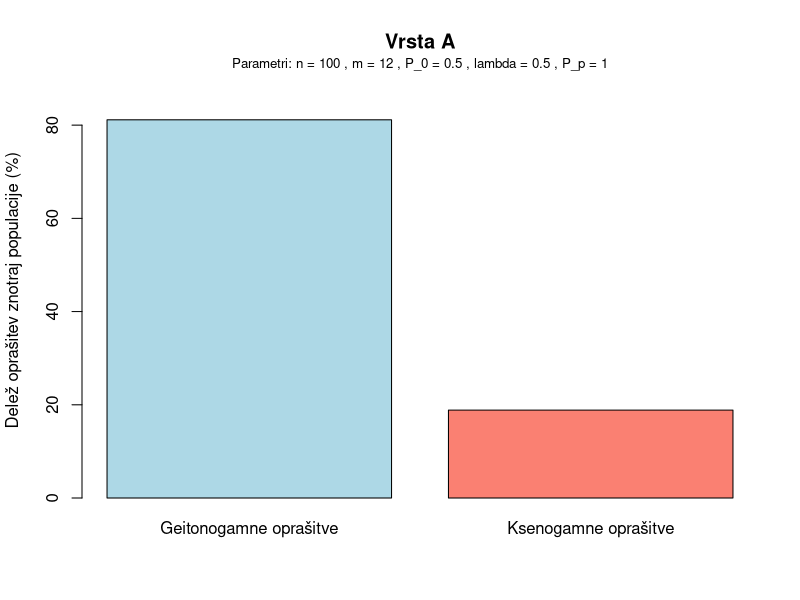

Recreate this plot in R.
# Parameters
n_plants <- 100   # Number of plants
m_flowers <- 12  # Number of flowers per plant
P_0 <- 0.5         # Initial probability of pollen deposition from the most recent deposition
lambda <- 0.5    # Pollen mixing coefficient
P_plant <- 1   # Probability that pollen is deposited on a flower (Species A)

# Number of simulation runs
n_runs <- 1000

# Initialize matrices to store results
results <- matrix(0, n_runs, 2)  # Columns for Same and Other proportions

# Function to calculate probability based on number of previous depositions (k)
calculate_probability <- function(k, P_0, lambda) {
  return (P_0 + (1 - P_0) * (1 - exp(-lambda * k)))
}

# Loop for multiple runs
for (run in 1:n_runs) {
  # Initialize vectors to store results for this run
  pollen_source <- rep(NA, n_plants * m_flowers)  # Tracks where pollen came from (same plant or different plant)
  deposition_history <- list()  # List to track actual pollen depositions on the bee's body
  deposition_indexes <- list()   # List to track flower indices of depositions on the bee's body
  
  # Simulate bee visiting flowers
  for (plant in 1:n_plants) {
    
    # Each plant gets its own list of valid pollen depositions
    deposition_history[[plant]] <- character()  
    deposition_indexes[[plant]] <- integer(0)   # Initialize vector for deposition indexes
    
    # Initialize a count for valid depositions before the current flower
    valid_depositions_before <- 0
    
    for (flower in 1:m_flowers) {
      
      # Flower index to fill in pollen_source array
      flower_index <- (plant - 1) * m_flowers + flower
      
      # Check if pollen is deposited on the bee's body
      pollen_deposited <- runif(1) < P_plant  # Adjust this for species A or B
      if (pollen_deposited) {
        deposition_history[[plant]] <- c(deposition_history[[plant]], "Same")
        deposition_indexes[[plant]] <- c(deposition_indexes[[plant]], flower_index)  # Record deposition index
      }
      
      # For the first flower of the plant, pollen comes from another plant
      if (flower == 1) {
        pollen_source[flower_index] <- "Other"
      } else {
        # If no valid depositions, pollen comes from another plant
        if (valid_depositions_before == 0) {
          pollen_source[flower_index] <- "Other"
        } else {
          # Calculate the probability of pollen coming from the same plant based on valid depositions
          current_prob_same <- calculate_probability(valid_depositions_before - 1, P_0, lambda)
          prob_other_plant <- 1 - current_prob_same
          
          # Determine pollen source for stigma based on the random draw
          if (runif(1) < prob_other_plant) {
            pollen_source[flower_index] <- "Other"
          } else {
            pollen_source[flower_index] <- "Same"
          }
        }
      }
      
      # Update valid depositions count only after processing the current flower
      if (pollen_deposited) {
        valid_depositions_before <- valid_depositions_before + 1
      }
    }
  }
  
  # Summarize results for this run
  results[run, 1] <- mean(pollen_source == "Same")  # Proportion of same plant
  results[run, 2] <- mean(pollen_source == "Other")  # Proportion of other plants
}

# Calculate average proportions across all runs
average_proportions <- colMeans(results)

# Display the average results
cat("Average proportion of pollen from same plant: ", average_proportions[1], "\n")
cat("Average proportion of pollen from other plants: ", average_proportions[2], "\n")

# Save plot to a file
jpeg("average_pollen_deposition.jpg", width = 500, height = 400)

# Convert proportions to percentages for plotting
average_proportions_percent <- average_proportions * 100

# Extend y-axis range slightly above the largest bar
y_max <- max(average_proportions_percent) * 1.1  # Add 10% buffer above the highest bar

# Plot with narrower bars and y-axis as percentages
barplot(
  average_proportions_percent, 
  main = "Vrsta A", 
  names.arg = c("Geitonogamne oprašitve", "Ksenogamne oprašitve"), 
  col = c("lightblue", "salmon"), 
  ylab = "Delež oprašitev znotraj populacije (%)",
  width = 0.1,  # Adjust the bar width for narrower bars
  ylim = c(0, y_max)  # Set the y-axis limit
)

# Add parameter values below the title
mtext(
  paste("Parametri: n =",n_plants, 
        ", m =", m_flowers, 
        ", P_0 =", P_0, 
        ", lambda =", lambda, 
        ", P_p =", P_plant), 
  side = 3, line = 0.5, cex = 0.8
)

# Close the device to save the file
dev.off()


